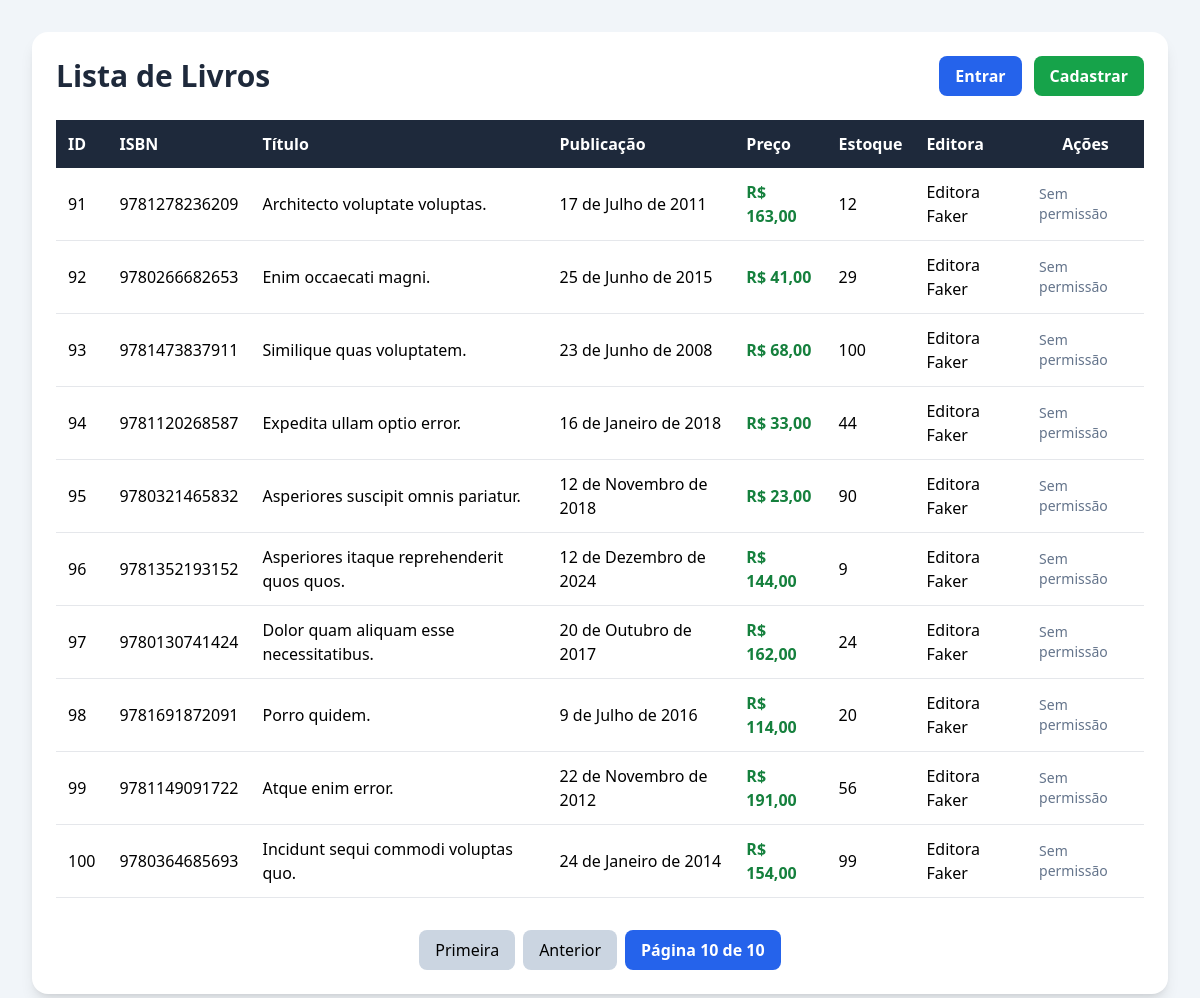
The app's page /edu/livros/?page=10 with its own data.
### edu/models.py (models this page shows, shortened)
class Livro(models.Model):
    isbn = models.CharField(max_length=13, unique=True)
    titulo = models.CharField(max_length=200)
    publicacao = models.DateField()
    preco = models.DecimalField(max_digits=6, decimal_places=2)
    estoque = models.IntegerField()
    editora = models.ForeignKey(Editora, on_delete=models.CASCADE)

class Editora(models.Model):
    nome = models.CharField(max_length=100, unique=True)

### edu/views.py (the view)
# urls.py: path("livros/", views.listar_livros, name="listar_livros"),
def listar_livros(request):
    livros = Livro.objects.all().order_by("id")
    paginator = Paginator(livros, 10)
    page_number = request.GET.get("page")
    page_obj = paginator.get_page(page_number)
    return render(request, "edu/listar_livros.html", {"page_obj": page_obj})

### edu/templates/edu/listar_livros.html (shortened to what this page needs)
<!DOCTYPE html>
<html lang="pt-br">
<head>
    <script src="https://cdn.tailwindcss.com"></script>
</head>
<body class="bg-slate-100 min-h-screen p-8">
    <div class="max-w-7xl mx-auto">
        <div class="bg-white shadow-lg rounded-2xl p-6">
            <div class="flex justify-between items-center mb-6">
                <div>
                    <h1 class="text-3xl font-bold text-slate-800">
                        Lista de Livros
                    </h1>
                </div>
                <div class="flex gap-3">
                    {% if user.is_authenticated %}
                        {% if perms.edu.add_livro %}
                            <a href="{% url 'criar_livro' %}"
                               class="bg-blue-600 hover:bg-blue-700 text-white px-4 py-2 rounded-lg font-semibold transition">
                                Novo Livro
                            </a>
                        {% endif %}
                        <a href="{% url 'logout_usuario' %}"
                           class="bg-red-500 hover:bg-red-600 text-white px-4 py-2 rounded-lg font-semibold transition">
                            Sair
                        </a>
                    {% else %}
                        <a href="{% url 'login_usuario' %}"
                           class="bg-blue-600 hover:bg-blue-700 text-white px-4 py-2 rounded-lg font-semibold transition">
                            Entrar
                        </a>
                        <a href="{% url 'cadastro_usuario' %}"
                           class="bg-green-600 hover:bg-green-700 text-white px-4 py-2 rounded-lg font-semibold transition">
                            Cadastrar
                        </a>
                    {% endif %}
                </div>
            </div>
            <div class="overflow-x-auto">
                <table class="w-full border-collapse">
                    <thead>
                        <tr class="bg-slate-800 text-white">
                            <th class="p-3 text-left">ID</th>
                            <th class="p-3 text-left">ISBN</th>
                            <th class="p-3 text-left">Título</th>
                            <th class="p-3 text-left">Publicação</th>
                            <th class="p-3 text-left">Preço</th>
                            <th class="p-3 text-left">Estoque</th>
                            <th class="p-3 text-left">Editora</th>
                            <th class="p-3 text-center">Ações</th>
                        </tr>
                    </thead>
                    <tbody>
                        {% for livro in page_obj %}
                        <tr class="border-b hover:bg-slate-50">
                            <td class="p-3">{{ livro.id }}</td>
                            <td class="p-3">{{ livro.isbn }}</td>
                            <td class="p-3 font-medium">
                                {{ livro.titulo }}
                            </td>
                            <td class="p-3">
                                {{ livro.publicacao }}
                            </td>
                            <td class="p-3 text-green-700 font-semibold">
                                R$ {{ livro.preco }}
                            </td>
                            <td class="p-3">
                                {{ livro.estoque }}
                            </td>
                            <td class="p-3">
                                {{ livro.editora.nome }}
                            </td>
                            <td class="p-3">
                                <div class="flex justify-center gap-2">
                                    {% if not perms.edu.change_livro and not perms.edu.delete_livro %}
                                        <span class="text-slate-500 text-sm">
                                            Sem permissão
                                        </span>
                                    {% endif %}
                                </div>
                            </td>
                        </tr>
                        {% endfor %}
                    </tbody>
                </table>
            </div>
            <div class="flex justify-center items-center gap-2 mt-8">
                {% if page_obj.has_previous %}
                    <a href="?page=1"
                       class="px-4 py-2 bg-slate-300 hover:bg-slate-400 rounded-lg transition">
                        Primeira
                    </a>
                    <a href="?page={{ page_obj.previous_page_number }}"
                       class="px-4 py-2 bg-slate-300 hover:bg-slate-400 rounded-lg transition">
                        Anterior
                    </a>
                {% endif %}
                <span class="px-4 py-2 bg-blue-600 text-white rounded-lg font-semibold">
                    Página {{ page_obj.number }} de {{ page_obj.paginator.num_pages }}
                </span>
            </div>
        </div>
    </div>
</body>
</html>

### records on screen
Livro: id "91", isbn "9781278236209", titulo "Architecto voluptate voluptas.", publicacao "17 de Julho de 2011", preco "163,00", estoque "12", editora.nome "Editora Faker"
Livro: id "92", isbn "9780266682653", titulo "Enim occaecati magni.", publicacao "25 de Junho de 2015", preco "41,00", estoque "29", editora.nome "Editora Faker"
Livro: id "93", isbn "9781473837911", titulo "Similique quas voluptatem.", publicacao "23 de Junho de 2008", preco "68,00", estoque "100", editora.nome "Editora Faker"
Livro: id "94", isbn "9781120268587", titulo "Expedita ullam optio error.", publicacao "16 de Janeiro de 2018", preco "33,00", estoque "44", editora.nome "Editora Faker"
Livro: id "95", isbn "9780321465832", titulo "Asperiores suscipit omnis pariatur.", publicacao "12 de Novembro de 2018", preco "23,00", estoque "90", editora.nome "Editora Faker"
Livro: id "96", isbn "9781352193152", titulo "Asperiores itaque reprehenderit quos quos.", publicacao "12 de Dezembro de 2024", preco "144,00", estoque "9", editora.nome "Editora Faker"
Livro: id "97", isbn "9780130741424", titulo "Dolor quam aliquam esse necessitatibus.", publicacao "20 de Outubro de 2017", preco "162,00", estoque "24", editora.nome "Editora Faker"
Livro: id "98", isbn "9781691872091", titulo "Porro quidem.", publicacao "9 de Julho de 2016", preco "114,00", estoque "20", editora.nome "Editora Faker"
Livro: id "99", isbn "9781149091722", titulo "Atque enim error.", publicacao "22 de Novembro de 2012", preco "191,00", estoque "56", editora.nome "Editora Faker"
Livro: id "100", isbn "9780364685693", titulo "Incidunt sequi commodi voluptas quo.", publicacao "24 de Janeiro de 2014", preco "154,00", estoque "99", editora.nome "Editora Faker"

### other values on screen
{{ page_obj.number }} "10"
{{ page_obj.paginator.num_pages }} "10"
